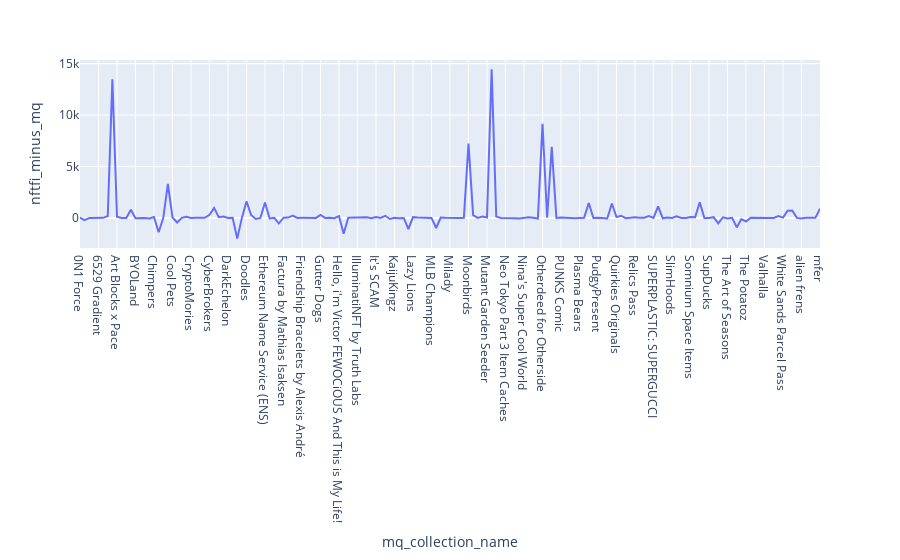

Notebook source saved alongside this figure:
### Code cell
pd.options.plotting.backend = "plotly"
april_full_outer_without_nftfi_na.plot(x=april_full_outer_without_nftfi_na.index, y=april_full_outer_without_nftfi_na.nftfi_minus_mq)

### Figure 1 — Plotly figure (JSON) as saved in the notebook; plotly's stock layout.template omitted (floating-point values rounded to 4 significant figures; data arrays with more than 128 entries replaced by an {"elided": "..."} marker saying what was removed)
{"data": [{"hovertemplate": "mq_collection_name=%{x}<br>nftfi_minus_mq=%{y}<extra></extra>", "legendgroup": "", "line": {"color": "#636efa", "dash": "solid"}, "marker": {"symbol": "circle"}, "mode": "lines", "name": "", "orientation": "v", "showlegend": false, "type": "scatter", "x": {"elided": "161 str values"}, "xaxis": "x", "y": {"elided": "161 float values"}, "yaxis": "y"}], "layout": {"legend": {"tracegroupgap": 0}, "margin": {"t": 60}, "xaxis": {"anchor": "y", "domain": [0, 1], "title": {"text": "mq_collection_name"}}, "yaxis": {"anchor": "x", "domain": [0, 1], "title": {"text": "nftfi_minus_mq"}}}}
